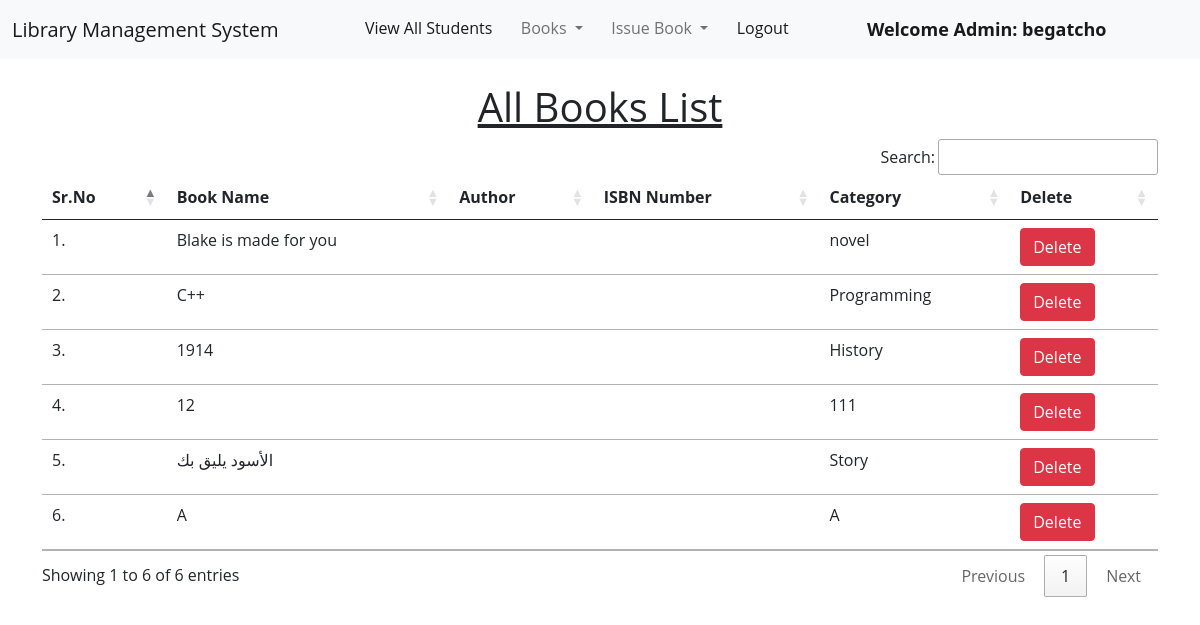
Page /view_books/ (signed in) on the committed database.
### library_app/models.py (models this page shows, shortened)
class Book(models.Model):
    name=models.CharField(max_length=128)
    auther=models.CharField(max_length=128)
    isbn_number=models.PositiveBigIntegerField(unique=True)
    category=models.CharField(max_length=65)

### library_app/views.py (the view)
# urls.py: path("view_books/", views.view_books, name="view_books"),
@login_required(login_url = '/admin_login')
def view_books(request):
    books = Book.objects.all()
    return render(request, "library_app/view_books.html", {'books':books})

### library_app/templates/library_app/view_books.html
{% extends 'admin_navbar.html' %} {% load static %} {% block css %}
<link rel="stylesheet" href="static/index.css"> {% endblock %} {% block body %}
<div class="container mt-4">
    <h1 class="text-center"><u>All Books List</u></h1>
    <table class="table table-hover" id="example">
        <thead>
            <tr>
                <th>Sr.No</th>
                <th>Book Name</th>
                <th>Author</th>
                <th>ISBN Number</th>
                <th>Category</th>
                <th>Delete</th>
            </tr>
        </thead>
        <tbody>
            {% for book in books %}
            <tr>
                <td>{{forloop.counter}}.</td>
                <td>{{book.name}}</td>
                <td>{{book.author}}</td>
                <td>{{book.isbn}}</td>
                <td>{{book.category}}</td>
                <td><a href="/delete_book/{{book.id}}/" class="btn btn-danger" onclick="return confirm('Are you sure you want to delete this book?')">Delete</a></td>
            </tr>
            {% endfor %}
        </tbody>
    </table>
</div>{% endblock %}

### library_app/templates/admin_navbar.html (shortened to what this page needs)
<!doctype html>
<html lang="en">
<head>
    <link href="https://cdn.jsdelivr.net/npm/bootstrap@5.1.0/dist/css/bootstrap.min.css" rel="stylesheet">
    <link rel="stylesheet" href="https://cdn.datatables.net/1.10.25/css/jquery.dataTables.min.css">
    <link rel="stylesheet" href="https://cdn.datatables.net/buttons/1.7.1/css/buttons.dataTables.min.css">
    {% block css %} {% endblock %}
</head>
<body>
    <nav class="navbar navbar-expand-lg navbar-light bg-light">
        <div class="container-fluid">
            <a class="navbar-brand" href="#"> Library Management System</a>
            <div class="collapse navbar-collapse" id="navbarSupportedContent">
                <ul class="navbar-nav me-auto mb-2 mb-lg-0">
                    <li class="nav-item">
                        <a class="nav-link active" aria-current="page" href="/view_students/">View All Students</a>
                    </li>
                    <li class="nav-item dropdown">
                        <a class="nav-link dropdown-toggle" href="#" id="navbarDropdown" role="button" data-bs-toggle="dropdown" aria-expanded="false">
                  Books
                </a>
                    </li>
                    <li class="nav-item dropdown">
                        <a class="nav-link dropdown-toggle" href="#" id="navbarDropdown" role="button" data-bs-toggle="dropdown" aria-expanded="false">
                  Issue Book
                </a>
                    </li>
                    <li class="nav-item">
                        <a class="nav-link active" aria-current="page" href="/logout/">Logout</a>
                    </li>
                    <li class="nav-item">
                        <a style="font-weight:600; font-family:'Segoe UI', Tahoma, Geneva, Verdana, sans-serif; font-size: large;" class="nav-link active" href="#">Welcome Admin: {{request.user}}</a>
                    </li>
                </ul>
            </div>
        </div>
    </nav>
    {% block body %} {% endblock %}
</body>
</html>

### library_app/static/index.css (style rules this page uses)
* { -webkit-box-sizing: border-box; -moz-box-sizing: border-box; box-sizing: border-box; margin: 0; padding: 0; }
html { scroll-behavior: smooth; }
body { font-family: "Open Sans", sans-serif; }
:root { --main-color: #19c8fa; --transparent-color: rgb(15 116 143 / 70%); --section-padding: 100px; --weak-color: #777; }
ul { list-style: none; }

### rows in the picture
Book: name "Blake is made for you", category "novel"
Book: name "C++", category "Programming"
Book: name "1914", category "History"
Book: name "12", category "111"
Book: name "الأسود يليق بك", category "Story"
Book: name "A", category "A"

### other values in the picture
{{ request.user }} "begatcho"
